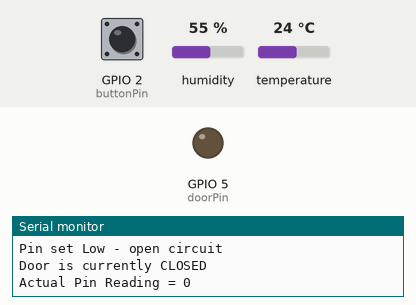
This sketch was run on a simulated ESP8266 (NodeMCU). Parts: output pins drawn as LEDs (lit = HIGH), the last lines printed to the serial monitor. Inputs (shaded band) come from the test bench; at power-on: temperature 24 °C, GPIO 2 (buttonPin) LOW, humidity 55 %.

Above: at 10.8 s.
10.9 s: temperature set to 26 °C
At 20.9 s:
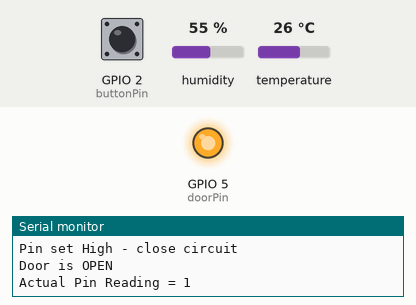
21.5 s: temperature set to 12 °C
At 30.7 s:
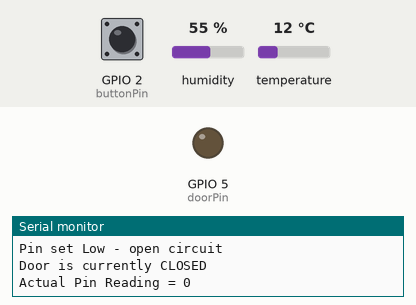
31.6 s: temperature set to 28 °C
At 40.4 s:
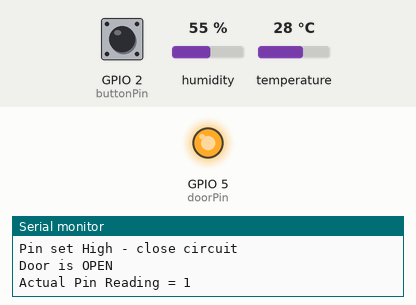
Timing chart, 0 to 41.9 s (numbered marks = the images above; inputs shaded):
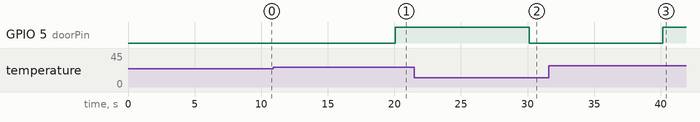

Measured:
- the behaviour switches between 24 and 25 °C on temperature (found by bisection; images 0 and 1)
- after the input at 10.9 s, GPIO 5 (doorPin): LOW → HIGH after 9.2 s
- after the input at 21.5 s, GPIO 5 (doorPin): HIGH → LOW after 8.6 s
- after the input at 31.6 s, GPIO 5 (doorPin): LOW → HIGH after 8.5 s

The sketch:

Simple_Door_Temp_and_Button_Interrupt_V1.ino
```cpp
/***************************************************
  Adafruit ESP8266 WiFi Sensor Module

Open/Close door with temperature
and
Toggle button using Interrupt

 ****************************************************/

// Libraries
#include <ESP8266WiFi.h>
#include "DHT.h"

//Variables
#define THRESHOLD_OPEN  76 //Set door open temperature
#define THRESHOLD_CLOSE 75 //Set door close temperature

// Configure DHT sensors
DHT dht1(4, DHT11); //blue sensor. On Amico board GPIO 4 is D2

//Pin location
const int doorPin = 5; // Amico board GPIO 5 is D1
const int buttonPin = 2;  //Amico board GPIO 2 is D4 **note: GPIO16 will not interrupt
//Variable
volatile int buttonState = 0;  // variable set as volatile to be read outside of loop
volatile int reading;
volatile int previous = HIGH;

long wait = 0;
long debounce = 500; // time to keep from false button reading

/*************************** Sketch Code ************************************/

void setup() {

  // Initilize sensors
  dht1.begin();

  // Configure pins for desired type
  pinMode (doorPin, OUTPUT);
  pinMode (buttonPin, INPUT);
  attachInterrupt(digitalPinToInterrupt(2), pin_ISR, CHANGE); // Set GPIO2 to monitor as interrupt

  // set connection speed
  Serial.begin(115200);
  delay(10);
  Serial.println(F("Serial Connection Established"));  // Not printing yet?

}//end-setup

/***********************************************************************/
void loop() {

  int doorTemp = (int)dht1.readTemperature(true); //True reads Fehrenheit temp
  Serial.print(F("Current Temp: "));
  Serial.println(doorTemp);
  Serial.println();           // blank line

/////////////////////////////////////////////
//Set Door position open/closed based on temp
/////////////////////////////////////////////
    if(doorTemp >= THRESHOLD_OPEN){
      digitalWrite(doorPin, HIGH);//set pin to high
      Serial.println(F("Pin set High - close circuit"));
    }
    else if(doorTemp <= THRESHOLD_CLOSE){
      digitalWrite(doorPin, LOW);//
      Serial.println(F("Pin set Low - open circuit"));
    }
   //read actual pin setting high/low and print door position to screen
    if (digitalRead(doorPin) == 1){  // pin is equal to HIGH
      Serial.println(F("Door is OPEN"));
    }
    else {                           // else pin is LOW
       Serial.println(F("Door is currently CLOSED"));
    }
    Serial.print(F("Actual Pin Reading = ")); // display actual pin reading
    Serial.println(digitalRead(doorPin));
    Serial.println();

  // Time between temp readings (example: 60,000 would be 1 minute)
  delay(10000);

}//end-Loop

/*************************************************************/
//Interupt State - monitor button
void pin_ISR(){
  // read the state of the pushbutton value:
  reading = digitalRead(buttonPin);

  // TOGGLE
  // if the input just went from LOW and HIGH and we've waited long enough
  // to ignore any noise on the circuit, toggle the output pin and remember
  // the wait
  if (reading == HIGH && previous == LOW && millis() - wait > debounce) {
    if (buttonState == HIGH)
      buttonState = LOW;
    else
      buttonState = HIGH;

    wait = millis();
  }

  digitalWrite(doorPin, buttonState); //set doorPin to toggled position

  previous = reading;  // set previous to current reading
 }
```
